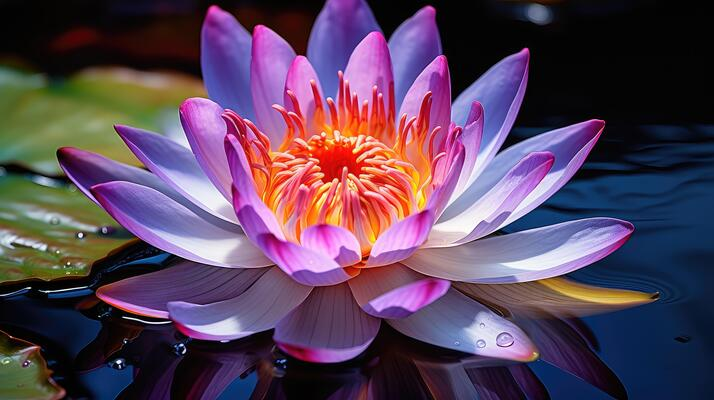
#> input picture lecture-3/lotus.jpeg, 714 x 400 px
$ jupyter execute day3.ipynb   (older library calls are emulated)
#> lines starting #> are read from the running program, lines starting #| are printed output that depends on the picture; after the words box and inside, x2 and y2 are one past the last pixel; in counts of white or black regions, pixels touching at a corner belong together
[cell 1]
# importing important libraries

import cv2
import numpy as np
import matplotlib.pyplot as plt

[cell 2]
my_image = cv2.imread(r"lotus.jpeg")
#> my_image is the input picture: shape (400, 714, 3); mean B, G, R 91.4, 67.8, 90.8
my_image_gray = cv2.cvtColor(my_image,cv2.COLOR_BGR2GRAY)
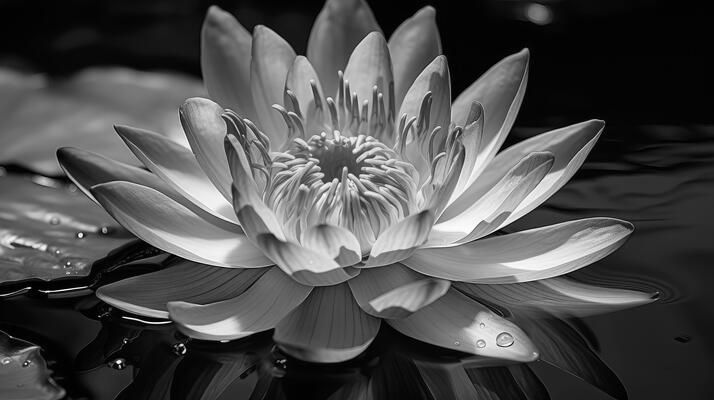
#> my_image_gray: shape (400, 714); min 0, max 254, mean 77.4

cv2.imshow("Grayscale Image",my_image_gray)
cv2.waitKey(5000)
cv2.destroyAllWindows()

[cell 3]
sobelx_kernel = np.array([
    [-1,0,1],
    [-2,0,2],
    [-1,0,1]
])
sobely_kernel = np.array([
    [1,2,1],
    [0,0,0],
    [-1,-2,-1]
])

sobelx= cv2.filter2D(
    my_image_gray,
    -1,
    sobelx_kernel
)

sobely= cv2.filter2D(
    my_image_gray,
    -1,
    sobely_kernel
)
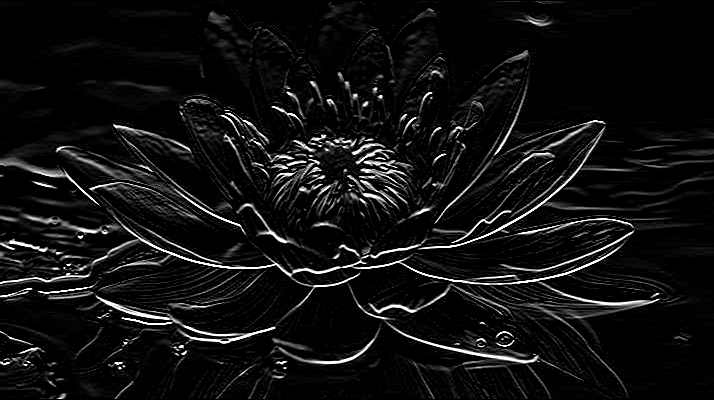
#> sobely: shape (400, 714); min 0, max 255, mean 17


cv2.imshow("Sobel X",sobelx)
cv2.imshow("Sobel Y",sobely)
cv2.waitKey(5000)
cv2.destroyAllWindows()

[cell 4]
sobelx = cv2.Sobel(
    my_image_gray,
    cv2.CV_64F,
    1,
    0,
    ksize=3
)
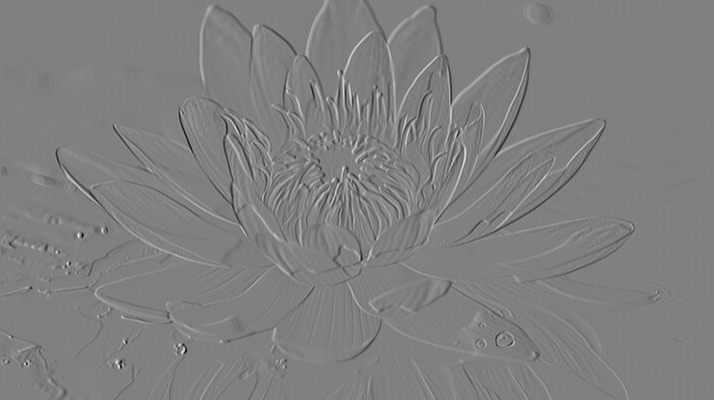
#> sobelx: shape (400, 714) float64; min -848, max 839, mean -0.5; drawn with min black and max white
sobely = cv2.Sobel(
    my_image_gray,
    cv2.CV_64F,
    0,
    1,
    ksize=3
)
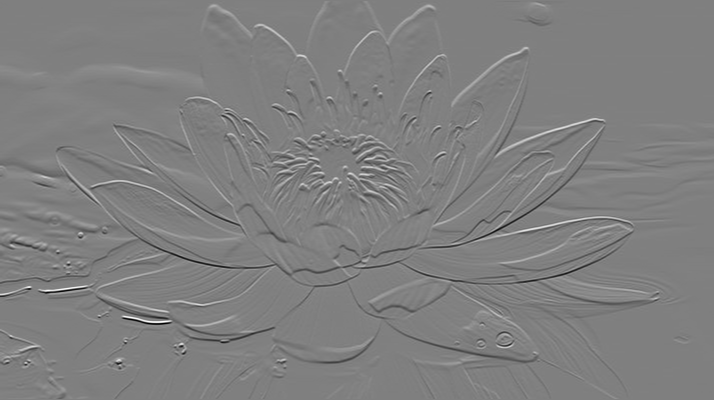
#> sobely: shape (400, 714) float64; min -1007, max 1001, mean 0.4; drawn with min black and max white
# print(sobelx.dtype)
cv2.imshow("Sobel X",sobelx)
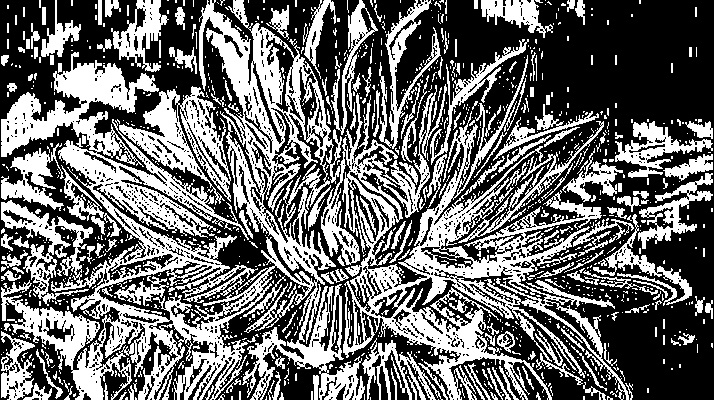
#> window 'Sobel X': shape (400, 714); 41.8% white; 1151 white regions (941 under 20 px), largest, box (x1, y1, x2, y2) and area: (1, 0, 365, 400) 48518, (321, 55, 629, 400) 25990, (119, 86, 231, 205) 4630
cv2.imshow("Sobel Y",sobely)
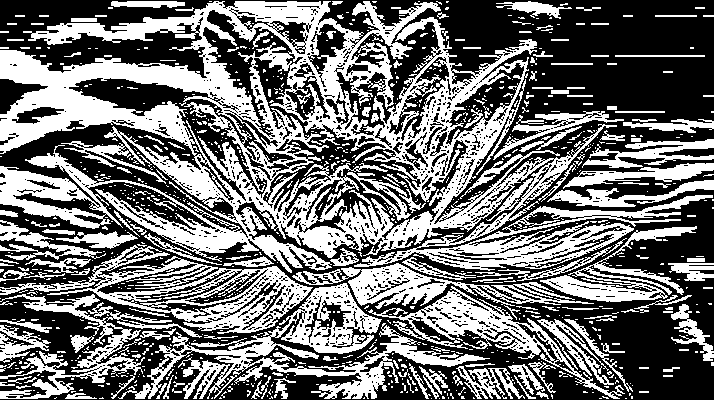
#> window 'Sobel Y': shape (400, 714); 44.3% white; 923 white regions (737 under 20 px), largest, box (x1, y1, x2, y2) and area: (0, 1, 713, 273) 65285, (118, 283, 490, 399) 9946, (0, 245, 313, 334) 7447
cv2.waitKey(5000)
cv2.destroyAllWindows()

[cell 5]
sobel_complete = np.sqrt(sobelx**2 + sobely**2)
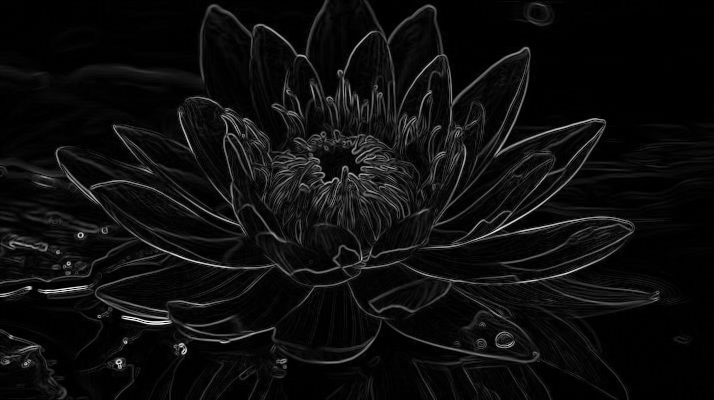
#> sobel_complete: shape (400, 714) float64; min 0, max 1014.2, mean 54.6; drawn with min black and max white

sobel_complete = cv2.normalize(
    sobel_complete,
    None,
    0,
    255,
    cv2.NORM_MINMAX
)
print(sobelx.dtype)
#| float64
sobel_complete = sobel_complete.astype(np.uint8)

# print(sobel_complete.dtype)
# print(sobel_complete.min(), sobel_complete.max())

cv2.imshow(
    "Sobel Complete",
    sobel_complete
)
cv2.waitKey(5000)
cv2.destroyAllWindows()

[cell 6]
laplacian_kernel = np.array([
    [0,-1,0],
    [-1,4,-1],
    [0,-1,0]
])

laplacian = cv2.filter2D(
    my_image_gray,
    -1,
    laplacian_kernel
)
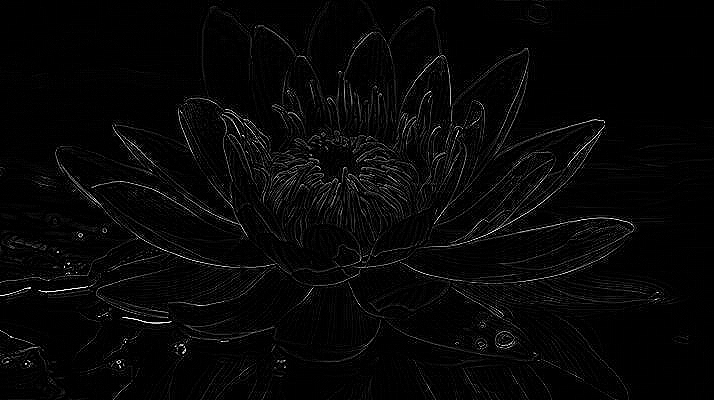
#> laplacian: shape (400, 714); min 0, max 255, mean 6.9

cv2.imshow("Laplacian",laplacian)
cv2.waitKey(5000)
cv2.destroyAllWindows()

[cell 7]
lap = cv2.Laplacian(
    my_image_gray,
    -1
)
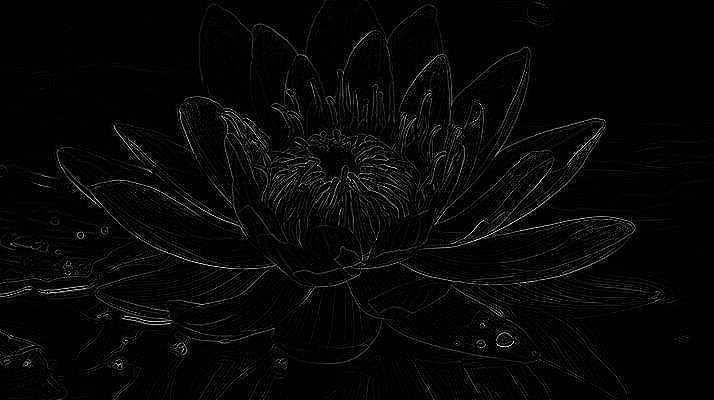
#> lap: shape (400, 714); min 0, max 255, mean 6.9
cv2.imshow("Laplacian",lap)
cv2.waitKey(5000)
cv2.destroyAllWindows()

[cell 8]
noise = np.random.normal(
    0,
    5,
    my_image_gray.shape
)

noisy_image = noise + my_image_gray
noisy_image = np.clip(
    noisy_image,
    0,
    255
).astype(np.uint8)

cv2.imshow("Noisy Image",noisy_image)
cv2.waitKey(5000)
cv2.destroyAllWindows()

[cell 9]
sobel_noisy = cv2.Sobel(
    noisy_image,
    -1,
    1,
    1
)
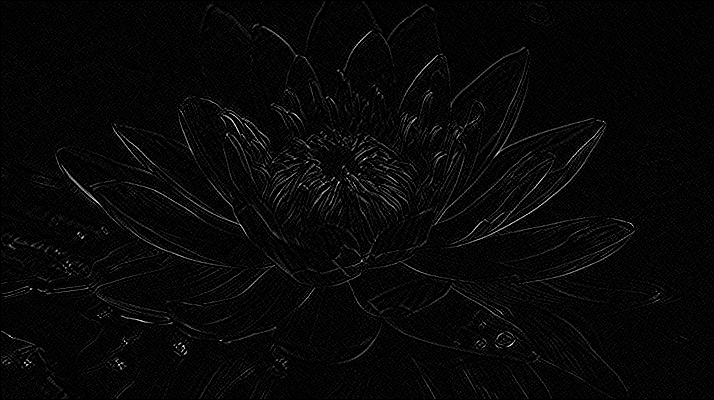
#> sobel_noisy: shape (400, 714); min 0, max 255, mean 7.4

cv2.imshow("Sobel on Noisy Image",sobel_noisy)
cv2.waitKey(5000)
cv2.destroyAllWindows()
